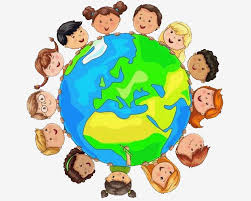
#> input picture A-TEMEL ÇALIŞMA/6-resimdenBölgeAlma/cocuklar.jpg, 251 x 201 px
$ python resimBolgeAlma_2.py
#> lines starting #> are read from the running program, lines starting #| are printed output that depends on the picture
import cv2
import numpy as np

cocuk_resmi= cv2.imread("cocuklar.jpg")
#> cocuk_resmi is the input picture: shape (201, 251, 3); mean B, G, R 177.7, 209.3, 187.5

kesit=cocuk_resmi[50:150,50:150]
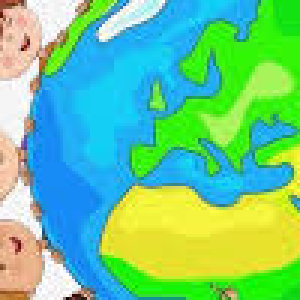
#> kesit: shape (100, 100, 3) (shown 3 times larger); mean B, G, R 140.9, 202.1, 109

#cv2.imshow("kesit",kesit)
print(cocuk_resmi.shape)
#| (201, 251, 3)
cocuk_resmi[0:100,0:100]=kesit
#resmin belli bir alanını boyadık.
cocuk_resmi[10:30 , 30:50]=(0,150,255)#bgr
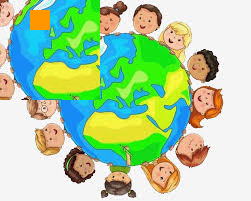
#> cocuk_resmi: shape (201, 251, 3); mean B, G, R 162.3, 207.5, 172.3


cv2.imshow("cocuk bayrami",cocuk_resmi)
cv2.waitKey(0)
cv2.destroyAllWindows()
#yapıştırma noktasında boyutlar çok önemli yoksa sürekli bir hata alma durumu olacaktır.
